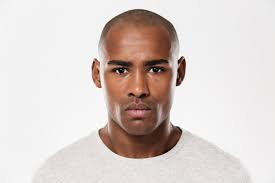
#> input picture tutorial/face data set/images.jpeg, 275 x 183 px
$ python 'join images.py'
#> lines starting #> are read from the running program, lines starting #| are printed output that depends on the picture
import cv2
import numpy as np

img = cv2.imread("./face data set/images.jpeg")
#> img is the input picture: shape (183, 275, 3); mean B, G, R 204, 207.8, 217.9
img2 = cv2.imread("./face data set/imagefes.jpeg")
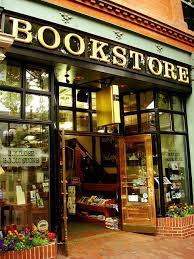
#> input picture tutorial/face data set/imagefes.jpeg, 194 x 259 px
#> img2 is the input picture: shape (259, 194, 3); mean B, G, R 57.3, 90.6, 112.8
# hstack and vstack just can attach two images that completely same as each other.(color , shape, dimension)
himage = np.hstack((img,img,img))
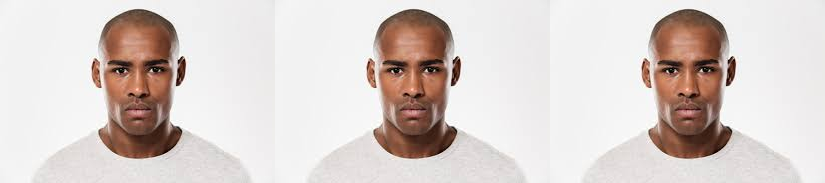
#> himage: shape (183, 825, 3); mean B, G, R 204, 207.8, 217.9
vimage = np.vstack((img,img))
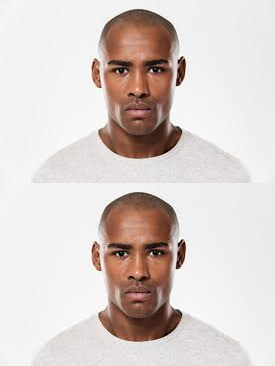
#> vimage: shape (366, 275, 3); mean B, G, R 204, 207.8, 217.9

cv2.imshow("Horizontal image",himage)
cv2.imshow("Vertical image",vimage)
cv2.waitKey(0)
